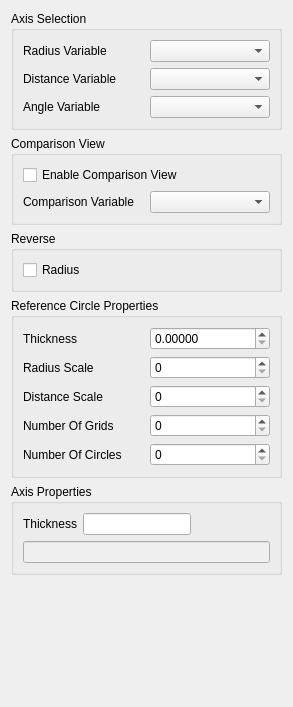
<ui version="4.0" >
 <class>Form</class>
 <widget class="QWidget" name="Form" >
  <property name="geometry" >
   <rect>
    <x>0</x>
    <y>0</y>
    <width>292</width>
    <height>707</height>
   </rect>
  </property>
  <property name="sizePolicy" >
   <sizepolicy vsizetype="Minimum" hsizetype="Minimum" >
    <horstretch>0</horstretch>
    <verstretch>0</verstretch>
   </sizepolicy>
  </property>
  <property name="windowTitle" >
   <string>Form</string>
  </property>
  <layout class="QGridLayout" >
   <item row="0" column="0" >
    <widget class="QGroupBox" name="groupBox_2" >
     <property name="title" >
      <string>Axis Selection</string>
     </property>
     <layout class="QVBoxLayout" >
      <item>
       <layout class="QHBoxLayout" >
        <item>
         <widget class="QLabel" name="label" >
          <property name="text" >
           <string>Radius Variable</string>
          </property>
         </widget>
        </item>
        <item>
         <widget class="QComboBox" name="radiusVariable" />
        </item>
       </layout>
      </item>
      <item>
       <layout class="QHBoxLayout" >
        <item>
         <widget class="QLabel" name="label_2" >
          <property name="text" >
           <string>Distance Variable</string>
          </property>
         </widget>
        </item>
        <item>
         <widget class="QComboBox" name="distanceVariable" />
        </item>
       </layout>
      </item>
      <item>
       <layout class="QHBoxLayout" >
        <item>
         <widget class="QLabel" name="label_3" >
          <property name="text" >
           <string>Angle Variable</string>
          </property>
         </widget>
        </item>
        <item>
         <widget class="QComboBox" name="angleVariable" />
        </item>
       </layout>
      </item>
     </layout>
    </widget>
   </item>
   <item row="1" column="0" >
    <widget class="QGroupBox" name="groupBox_5" >
     <property name="title" >
      <string>Comparison View</string>
     </property>
     <layout class="QGridLayout" >
      <item row="0" column="0" >
       <widget class="QCheckBox" name="alignCircles" >
        <property name="text" >
         <string>Enable Comparison View</string>
        </property>
       </widget>
      </item>
      <item row="1" column="0" >
       <layout class="QHBoxLayout" >
        <item>
         <widget class="QLabel" name="label_9" >
          <property name="text" >
           <string>Comparison Variable</string>
          </property>
         </widget>
        </item>
        <item>
         <widget class="QComboBox" name="thVariable" />
        </item>
       </layout>
      </item>
     </layout>
    </widget>
   </item>
   <item row="2" column="0" >
    <widget class="QGroupBox" name="groupBox" >
     <property name="title" >
      <string>Reverse</string>
     </property>
     <layout class="QVBoxLayout" >
      <item>
       <widget class="QCheckBox" name="reverseRadius" >
        <property name="text" >
         <string>Radius</string>
        </property>
       </widget>
      </item>
     </layout>
    </widget>
   </item>
   <item row="3" column="0" >
    <widget class="QGroupBox" name="groupBox_3" >
     <property name="title" >
      <string>Reference Circle Properties</string>
     </property>
     <layout class="QVBoxLayout" >
      <item>
       <layout class="QHBoxLayout" >
        <item>
         <widget class="QLabel" name="label_6" >
          <property name="text" >
           <string>Thickness</string>
          </property>
         </widget>
        </item>
        <item>
         <widget class="QDoubleSpinBox" name="CircleThickness" >
          <property name="decimals" >
           <number>5</number>
          </property>
         </widget>
        </item>
       </layout>
      </item>
      <item>
       <layout class="QHBoxLayout" >
        <item>
         <widget class="QLabel" name="label_4" >
          <property name="text" >
           <string>Radius Scale</string>
          </property>
         </widget>
        </item>
        <item>
         <widget class="QSpinBox" name="referenceCirclesSize" />
        </item>
       </layout>
      </item>
      <item>
       <layout class="QHBoxLayout" >
        <item>
         <widget class="QLabel" name="label_5" >
          <property name="text" >
           <string>Distance Scale</string>
          </property>
         </widget>
        </item>
        <item>
         <widget class="QSpinBox" name="distanceBetween" />
        </item>
       </layout>
      </item>
      <item>
       <layout class="QHBoxLayout" >
        <item>
         <widget class="QLabel" name="label_7" >
          <property name="text" >
           <string>Number Of Grids</string>
          </property>
         </widget>
        </item>
        <item>
         <widget class="QSpinBox" name="numberOfGrids" />
        </item>
       </layout>
      </item>
      <item>
       <layout class="QHBoxLayout" >
        <item>
         <widget class="QLabel" name="label_8" >
          <property name="text" >
           <string>Number Of Circles</string>
          </property>
         </widget>
        </item>
        <item>
         <widget class="QSpinBox" name="numberOfCircles" />
        </item>
       </layout>
      </item>
     </layout>
    </widget>
   </item>
   <item row="4" column="0" >
    <widget class="QGroupBox" name="groupBox_4" >
     <property name="title" >
      <string>Axis Properties</string>
     </property>
     <layout class="QVBoxLayout" >
      <item>
       <layout class="QHBoxLayout" >
        <item>
         <widget class="QLabel" name="AxThickness" >
          <property name="text" >
           <string>Thickness</string>
          </property>
         </widget>
        </item>
        <item>
         <widget class="QLineEdit" name="AxisThickness" />
        </item>
        <item>
         <spacer>
          <property name="orientation" >
           <enum>Qt::Horizontal</enum>
          </property>
          <property name="sizeHint" stdset="0" >
           <size>
            <width>61</width>
            <height>20</height>
           </size>
          </property>
         </spacer>
        </item>
       </layout>
      </item>
      <item>
       <widget class="QLineEdit" name="ApplyPressed" >
        <property name="enabled" >
         <bool>false</bool>
        </property>
       </widget>
      </item>
     </layout>
    </widget>
   </item>
   <item row="5" column="0" >
    <spacer>
     <property name="orientation" >
      <enum>Qt::Vertical</enum>
     </property>
     <property name="sizeHint" stdset="0" >
      <size>
       <width>271</width>
       <height>161</height>
      </size>
     </property>
    </spacer>
   </item>
  </layout>
 </widget>
 <resources/>
 <connections/>
</ui>
